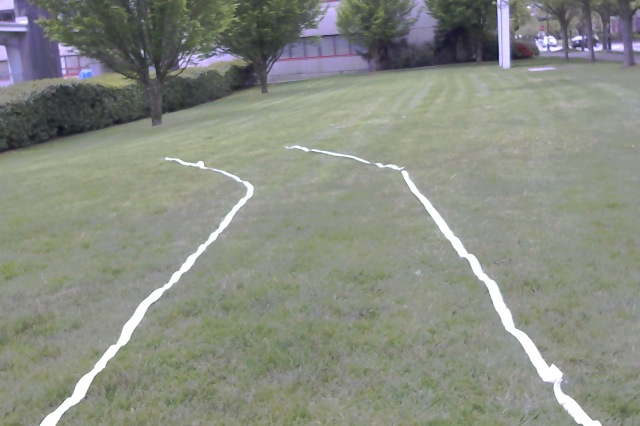
//> input picture sb_vision/BetweenLines/sample.jpg, 640 x 426 px, given in place of fieldsample.mov, which was not available
$ ./Line_Detector   (built with g++ and OpenCV 4)
//> lines starting //> are read from the running program, lines starting //| are printed output that depends on the picture; after the words box and inside, x2 and y2 are one past the last pixel; in counts of white or black regions, pixels touching at a corner belong together; pictures that were not available may be replaced by others from this repository, and a replacement may not be noted
#include <iostream>
#include <stdio.h>
#include <iostream>
#include <ostream>
#include <stdlib.h>
#include <math.h>
#include <vector>
#include <fstream>
#include <limits>

//Include Libraries
#include "opencv2/imgproc/imgproc.hpp"
#include "opencv2/opencv.hpp"
#include <opencv2/core/core.hpp>
#include <opencv2/highgui/highgui.hpp>
#include <opencv2/calib3d/calib3d.hpp>
#include <opencv2/video/video.hpp>

using namespace cv;
using namespace std;

void detectLines(void);
void findcentre(int);
int findcentre1(int);
int findcentre2(int);
void drawLine(int);
int countLines(int, bool);
void dump(const Mat&, const char*);
Mat showHistogram(const Mat&);
Mat showHistogram4(const Mat &inImage, int, int);
void showHSVHistograms(Mat);
void displayWindows(void);
void filterImage(void);
void getDirection(void);
float calculateDirection1();
void convert2Twist(void);

Mat image, image_grey, image_filter, image_thresholded, image_canny, image_blur,
		image_blur2, image_direction;
Mat image_H, image_S, image_V, image_histo, image_HThresh, image_SThresh,
		image_VThresh;
Mat histogram_H, histogram_S, histogram_V;
//float direction[3] = { 0, 0, 0 }; // x,y,z using right handed co-ordinate system, + z rotate counter clockwise
int const threshold_value = 195;
int blur_value = 4;
int const max_BINARY_value = 255;
int dx = 0;
int dy = 0;
float steering = 0;

//TODO: publish message

int main(int argc, char** argv) {
	cout << "Running" << endl;

	//Initialize camera
	//VideoCapture cap; // open the default camera
	//VideoCapture cap("sample-course.avi");
	//VideoCapture cap("roadsample.mov");
	VideoCapture cap("fieldsample.mov");
	//int capCount = 0;

/*//Comment this for testing with sample recordings
	for (int i=5; i>=-1; i--)
	{
		cout << "Trying to connect camera on port: " << i << endl;
		cap.open(i);
		if (cap.isOpened())
		{
			cout << "YAY!" << endl;
			break;
		}

		if (i ==-1)
		{
			cout << "failed to connect to camera" << endl;
			return -1;
		}
	}*/


	while (1) {

		//create a window called "MyVideo"
		//Read image
		cap >> image; //from video
//> image is the input picture: 426 rows x 640 cols, CV_8UC3; mean B, G, R 129.9, 140.5, 136.5

		if (!cap.read(image)) //if not success, break loop
				{
			cout << "Cannot read a frame from video stream" << endl;
			break;
		}

		cout << "Image read" << endl;

		filterImage();
//> in showHSVHistograms, `split(image_histo, channels);`:
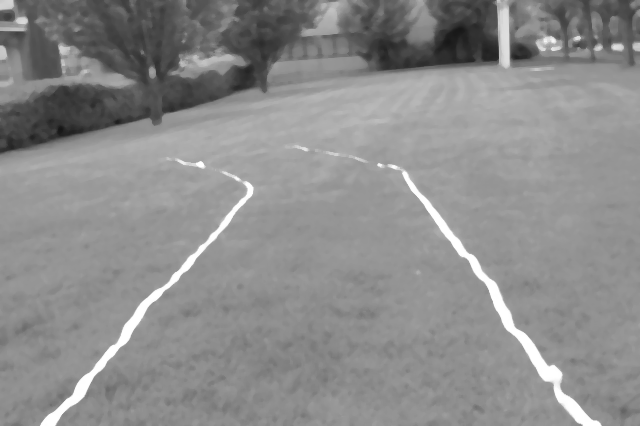
//> channels[1]: 426 rows x 640 cols, CV_8UC1; min 21, max 255, mean 140.4
//> in showHistogram4, `cv::calcHist(&inImage, 1, channels, cv::Mat(), hist, 1, bins, ranges );`: hist = 180 values, max 7706 at index 139, min 0 at index 0, mean 1449.1
//> in showHistogram4, `cv::minMaxLoc(hist, &minVal, &maxVal, 0, 0);`: maxVal = 7706
//> the loop in showHistogram4, `for (; it != itend; ++it)` made 180 passes
//> after the loop in showHistogram4, `for (; it != itend; ++it)`:
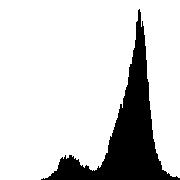
//> histImg: 180 rows x 180 cols, CV_8UC1; 82.4% white; 1 black region, box (x1, y1, x2, y2) and area: (41, 9, 180, 180) 5718
//> after the loop in showHistogram4, `for (; it != itend; ++it)`: barPosition = 180
//> in showHSVHistograms, `threshold(image_H, image_HThresh, 0, 255, THRESH_OTSU | THRESH_BINARY);`:
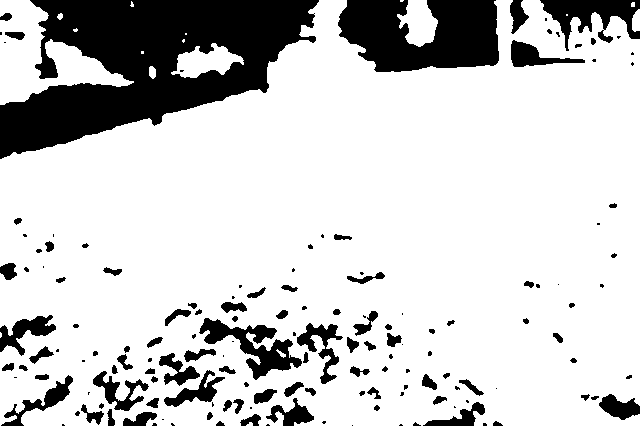
//> image_HThresh: 426 rows x 640 cols, CV_8UC1; 80% white; 152 black regions (62 under 20 px), largest, box (x1, y1, x2, y2) and area: (0, 0, 319, 159) 27259, (338, 0, 499, 72) 8782, (540, 0, 640, 51) 2281
//> call 2 of showHistogram4, with numBins = 255, numChannels = 0
//> in showHistogram4 (call 2), `cv::calcHist(&inImage, 1, channels, cv::Mat(), hist, 1, bins, ranges );`: hist = 255 values, max 12576 at index 149, min 0 at index 0, mean 1060.4
//> in showHistogram4 (call 2), `cv::minMaxLoc(hist, &minVal, &maxVal, 0, 0);`: maxVal = 12576
//> the loop in showHistogram4 (call 2), `for (; it != itend; ++it)` made 255 passes
//> after the loop in showHistogram4 (call 2), `for (; it != itend; ++it)`:
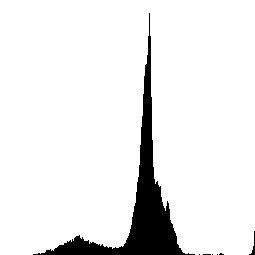
//> histImg: 255 rows x 255 cols, CV_8UC1; 92.2% white; 7 black regions (5 under 20 px), largest, box (x1, y1, x2, y2) and area: (33, 13, 195, 255) 5033, (249, 231, 255, 255) 42
//> after the loop in showHistogram4 (call 2), `for (; it != itend; ++it)`: barPosition = 255
//> in showHSVHistograms, `threshold(image_S, image_SThresh, 0, 255, THRESH_OTSU | THRESH_BINARY);`:
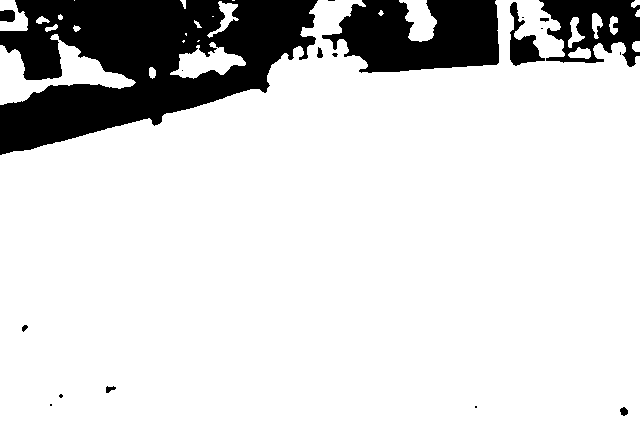
//> image_SThresh: 426 rows x 640 cols, CV_8UC1; 84% white; 19 black regions (9 under 20 px), largest, box (x1, y1, x2, y2) and area: (0, 0, 318, 155) 28925, (322, 0, 499, 73) 9300, (539, 0, 640, 67) 4015
//> call 3 of showHistogram4, with numBins = 255, numChannels = 0
//> in showHistogram4 (call 3), `cv::calcHist(&inImage, 1, channels, cv::Mat(), hist, 1, bins, ranges );`: hist = 255 values, max 10792 at index 144, min 0 at index 0, mean 1066.5
//> in showHistogram4 (call 3), `cv::minMaxLoc(hist, &minVal, &maxVal, 0, 0);`: maxVal = 10792
//> the loop in showHistogram4 (call 3), `for (; it != itend; ++it)` made 255 passes
//> after the loop in showHistogram4 (call 3), `for (; it != itend; ++it)`:
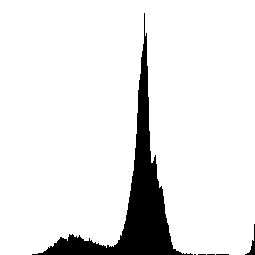
//> histImg: 255 rows x 255 cols, CV_8UC1; 90.8% white; 6 black regions (4 under 20 px), largest, box (x1, y1, x2, y2) and area: (32, 13, 193, 255) 5865, (245, 224, 255, 255) 83
//> after the loop in showHistogram4 (call 3), `for (; it != itend; ++it)`: barPosition = 255
//> in showHSVHistograms, `threshold(image_V, image_VThresh, 0, 255, THRESH_OTSU | THRESH_BINARY);`:
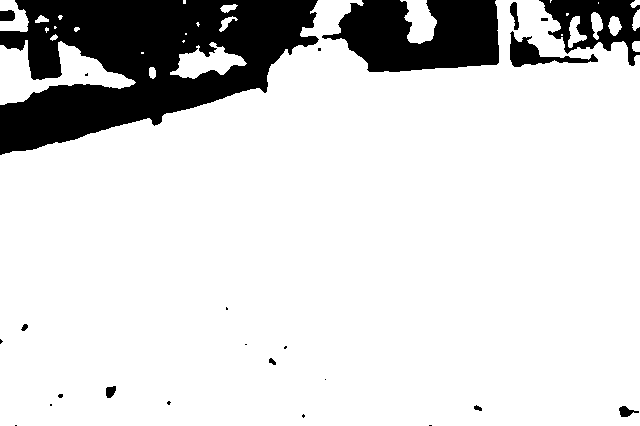
//> image_VThresh: 426 rows x 640 cols, CV_8UC1; 84.3% white; 25 black regions (13 under 20 px), largest, box (x1, y1, x2, y2) and area: (0, 0, 319, 155) 28737, (322, 0, 499, 72) 9181, (539, 0, 640, 66) 3236
//> (the rest of the program and of its run is left out)
